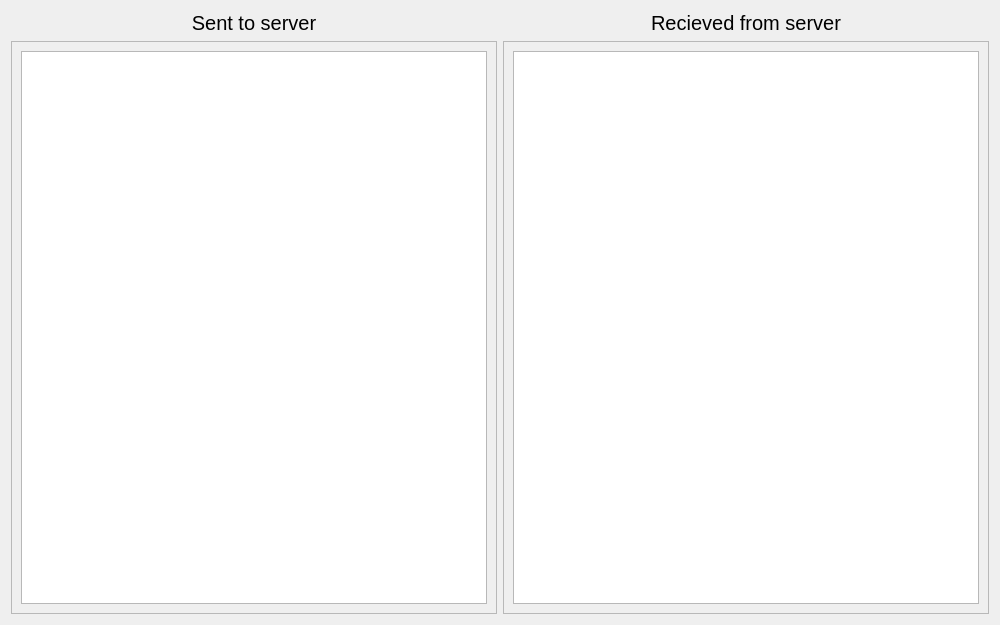
<?xml version="1.0" encoding="UTF-8"?>
<ui version="4.0">
 <class>ClientDialog</class>
 <widget class="QWidget" name="ClientDialog">
  <property name="geometry">
   <rect>
    <x>0</x>
    <y>0</y>
    <width>1000</width>
    <height>625</height>
   </rect>
  </property>
  <property name="sizePolicy">
   <sizepolicy hsizetype="Preferred" vsizetype="Preferred">
    <horstretch>0</horstretch>
    <verstretch>0</verstretch>
   </sizepolicy>
  </property>
  <property name="minimumSize">
   <size>
    <width>1000</width>
    <height>625</height>
   </size>
  </property>
  <property name="maximumSize">
   <size>
    <width>1000</width>
    <height>625</height>
   </size>
  </property>
  <property name="windowTitle">
   <string>Form</string>
  </property>
  <layout class="QHBoxLayout" name="horizontalLayout">
   <item>
    <layout class="QVBoxLayout" name="verticalLayout_3">
     <item>
      <widget class="QLabel" name="label">
       <property name="font">
        <font>
         <pointsize>15</pointsize>
        </font>
       </property>
       <property name="text">
        <string>Sent to server</string>
       </property>
       <property name="alignment">
        <set>Qt::AlignCenter</set>
       </property>
      </widget>
     </item>
     <item>
      <widget class="QScrollArea" name="scrollArea">
       <property name="widgetResizable">
        <bool>true</bool>
       </property>
       <widget class="QWidget" name="scrollAreaWidgetContents">
        <property name="geometry">
         <rect>
          <x>0</x>
          <y>0</y>
          <width>484</width>
          <height>573</height>
         </rect>
        </property>
        <layout class="QVBoxLayout" name="verticalLayout">
         <item>
          <widget class="QListView" name="sent_list_view"/>
         </item>
        </layout>
       </widget>
      </widget>
     </item>
    </layout>
   </item>
   <item>
    <layout class="QVBoxLayout" name="verticalLayout_4">
     <item>
      <widget class="QLabel" name="label_2">
       <property name="font">
        <font>
         <pointsize>15</pointsize>
        </font>
       </property>
       <property name="text">
        <string>Recieved from server</string>
       </property>
       <property name="alignment">
        <set>Qt::AlignCenter</set>
       </property>
      </widget>
     </item>
     <item>
      <widget class="QScrollArea" name="scrollArea_2">
       <property name="widgetResizable">
        <bool>true</bool>
       </property>
       <widget class="QWidget" name="scrollAreaWidgetContents_2">
        <property name="geometry">
         <rect>
          <x>0</x>
          <y>0</y>
          <width>484</width>
          <height>573</height>
         </rect>
        </property>
        <layout class="QVBoxLayout" name="verticalLayout_2">
         <item>
          <widget class="QListView" name="recieved_list_view"/>
         </item>
        </layout>
       </widget>
      </widget>
     </item>
    </layout>
   </item>
  </layout>
 </widget>
 <resources/>
 <connections/>
</ui>
